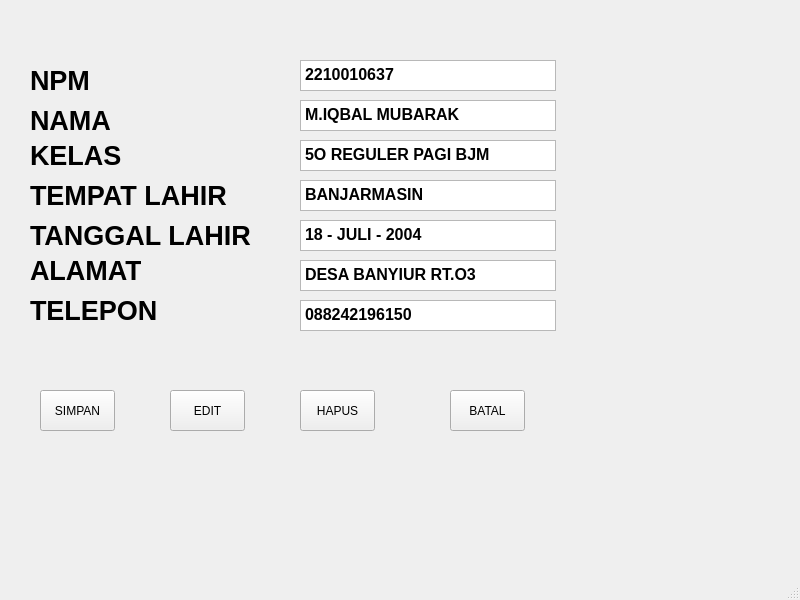
<?xml version="1.0" encoding="UTF-8"?>
<ui version="4.0">
 <class>MainWindow</class>
 <widget class="QMainWindow" name="MainWindow">
  <property name="geometry">
   <rect>
    <x>0</x>
    <y>0</y>
    <width>800</width>
    <height>600</height>
   </rect>
  </property>
  <property name="windowTitle">
   <string>MainWindow</string>
  </property>
  <widget class="QWidget" name="centralwidget">
   <widget class="QLabel" name="label">
    <property name="geometry">
     <rect>
      <x>30</x>
      <y>70</y>
      <width>61</width>
      <height>21</height>
     </rect>
    </property>
    <property name="font">
     <font>
      <pointsize>20</pointsize>
      <weight>75</weight>
      <bold>true</bold>
     </font>
    </property>
    <property name="text">
     <string>NPM</string>
    </property>
   </widget>
   <widget class="QLabel" name="label_2">
    <property name="geometry">
     <rect>
      <x>30</x>
      <y>110</y>
      <width>81</width>
      <height>21</height>
     </rect>
    </property>
    <property name="font">
     <font>
      <pointsize>20</pointsize>
      <weight>75</weight>
      <bold>true</bold>
     </font>
    </property>
    <property name="text">
     <string>NAMA</string>
    </property>
   </widget>
   <widget class="QLabel" name="label_3">
    <property name="geometry">
     <rect>
      <x>30</x>
      <y>140</y>
      <width>91</width>
      <height>31</height>
     </rect>
    </property>
    <property name="font">
     <font>
      <pointsize>20</pointsize>
      <weight>75</weight>
      <bold>true</bold>
     </font>
    </property>
    <property name="text">
     <string>KELAS</string>
    </property>
   </widget>
   <widget class="QLabel" name="label_4">
    <property name="geometry">
     <rect>
      <x>30</x>
      <y>180</y>
      <width>211</width>
      <height>31</height>
     </rect>
    </property>
    <property name="font">
     <font>
      <pointsize>20</pointsize>
      <weight>75</weight>
      <bold>true</bold>
     </font>
    </property>
    <property name="text">
     <string>TEMPAT LAHIR</string>
    </property>
   </widget>
   <widget class="QLabel" name="label_5">
    <property name="geometry">
     <rect>
      <x>30</x>
      <y>300</y>
      <width>131</width>
      <height>21</height>
     </rect>
    </property>
    <property name="font">
     <font>
      <pointsize>20</pointsize>
      <weight>75</weight>
      <bold>true</bold>
     </font>
    </property>
    <property name="text">
     <string>TELEPON</string>
    </property>
   </widget>
   <widget class="QLabel" name="label_6">
    <property name="geometry">
     <rect>
      <x>30</x>
      <y>260</y>
      <width>111</width>
      <height>21</height>
     </rect>
    </property>
    <property name="font">
     <font>
      <pointsize>20</pointsize>
      <weight>75</weight>
      <bold>true</bold>
     </font>
    </property>
    <property name="text">
     <string>ALAMAT</string>
    </property>
   </widget>
   <widget class="QLabel" name="label_7">
    <property name="geometry">
     <rect>
      <x>30</x>
      <y>220</y>
      <width>231</width>
      <height>31</height>
     </rect>
    </property>
    <property name="font">
     <font>
      <pointsize>20</pointsize>
      <weight>75</weight>
      <bold>true</bold>
     </font>
    </property>
    <property name="text">
     <string>TANGGAL LAHIR</string>
    </property>
   </widget>
   <widget class="QTextBrowser" name="textBrowser">
    <property name="geometry">
     <rect>
      <x>300</x>
      <y>60</y>
      <width>256</width>
      <height>31</height>
     </rect>
    </property>
    <property name="html">
     <string>&lt;!DOCTYPE HTML PUBLIC &quot;-//W3C//DTD HTML 4.0//EN&quot; &quot;http://www.w3.org/TR/REC-html40/strict.dtd&quot;&gt;
&lt;html&gt;&lt;head&gt;&lt;meta name=&quot;qrichtext&quot; content=&quot;1&quot; /&gt;&lt;style type=&quot;text/css&quot;&gt;
p, li { white-space: pre-wrap; }
&lt;/style&gt;&lt;/head&gt;&lt;body style=&quot; font-family:'MS Shell Dlg 2'; font-size:8.25pt; font-weight:400; font-style:normal;&quot;&gt;
&lt;p style=&quot; margin-top:0px; margin-bottom:0px; margin-left:0px; margin-right:0px; -qt-block-indent:0; text-indent:0px;&quot;&gt;&lt;span style=&quot; font-size:12pt; font-weight:600;&quot;&gt;2210010637&lt;/span&gt;&lt;/p&gt;&lt;/body&gt;&lt;/html&gt;</string>
    </property>
   </widget>
   <widget class="QTextBrowser" name="textBrowser_2">
    <property name="geometry">
     <rect>
      <x>300</x>
      <y>100</y>
      <width>256</width>
      <height>31</height>
     </rect>
    </property>
    <property name="html">
     <string>&lt;!DOCTYPE HTML PUBLIC &quot;-//W3C//DTD HTML 4.0//EN&quot; &quot;http://www.w3.org/TR/REC-html40/strict.dtd&quot;&gt;
&lt;html&gt;&lt;head&gt;&lt;meta name=&quot;qrichtext&quot; content=&quot;1&quot; /&gt;&lt;style type=&quot;text/css&quot;&gt;
p, li { white-space: pre-wrap; }
&lt;/style&gt;&lt;/head&gt;&lt;body style=&quot; font-family:'MS Shell Dlg 2'; font-size:8.25pt; font-weight:400; font-style:normal;&quot;&gt;
&lt;p style=&quot; margin-top:0px; margin-bottom:0px; margin-left:0px; margin-right:0px; -qt-block-indent:0; text-indent:0px;&quot;&gt;&lt;span style=&quot; font-size:12pt; font-weight:600;&quot;&gt;M.IQBAL MUBARAK&lt;/span&gt;&lt;/p&gt;&lt;/body&gt;&lt;/html&gt;</string>
    </property>
   </widget>
   <widget class="QTextBrowser" name="textBrowser_3">
    <property name="geometry">
     <rect>
      <x>300</x>
      <y>140</y>
      <width>256</width>
      <height>31</height>
     </rect>
    </property>
    <property name="html">
     <string>&lt;!DOCTYPE HTML PUBLIC &quot;-//W3C//DTD HTML 4.0//EN&quot; &quot;http://www.w3.org/TR/REC-html40/strict.dtd&quot;&gt;
&lt;html&gt;&lt;head&gt;&lt;meta name=&quot;qrichtext&quot; content=&quot;1&quot; /&gt;&lt;style type=&quot;text/css&quot;&gt;
p, li { white-space: pre-wrap; }
&lt;/style&gt;&lt;/head&gt;&lt;body style=&quot; font-family:'MS Shell Dlg 2'; font-size:8.25pt; font-weight:400; font-style:normal;&quot;&gt;
&lt;p style=&quot; margin-top:0px; margin-bottom:0px; margin-left:0px; margin-right:0px; -qt-block-indent:0; text-indent:0px;&quot;&gt;&lt;span style=&quot; font-size:12pt; font-weight:600;&quot;&gt;5O REGULER PAGI BJM&lt;/span&gt;&lt;/p&gt;&lt;/body&gt;&lt;/html&gt;</string>
    </property>
   </widget>
   <widget class="QTextBrowser" name="textBrowser_4">
    <property name="geometry">
     <rect>
      <x>300</x>
      <y>180</y>
      <width>256</width>
      <height>31</height>
     </rect>
    </property>
    <property name="html">
     <string>&lt;!DOCTYPE HTML PUBLIC &quot;-//W3C//DTD HTML 4.0//EN&quot; &quot;http://www.w3.org/TR/REC-html40/strict.dtd&quot;&gt;
&lt;html&gt;&lt;head&gt;&lt;meta name=&quot;qrichtext&quot; content=&quot;1&quot; /&gt;&lt;style type=&quot;text/css&quot;&gt;
p, li { white-space: pre-wrap; }
&lt;/style&gt;&lt;/head&gt;&lt;body style=&quot; font-family:'MS Shell Dlg 2'; font-size:8.25pt; font-weight:400; font-style:normal;&quot;&gt;
&lt;p style=&quot; margin-top:0px; margin-bottom:0px; margin-left:0px; margin-right:0px; -qt-block-indent:0; text-indent:0px;&quot;&gt;&lt;span style=&quot; font-size:12pt; font-weight:600;&quot;&gt;BANJARMASIN&lt;/span&gt;&lt;/p&gt;&lt;/body&gt;&lt;/html&gt;</string>
    </property>
   </widget>
   <widget class="QTextBrowser" name="textBrowser_5">
    <property name="geometry">
     <rect>
      <x>300</x>
      <y>220</y>
      <width>256</width>
      <height>31</height>
     </rect>
    </property>
    <property name="html">
     <string>&lt;!DOCTYPE HTML PUBLIC &quot;-//W3C//DTD HTML 4.0//EN&quot; &quot;http://www.w3.org/TR/REC-html40/strict.dtd&quot;&gt;
&lt;html&gt;&lt;head&gt;&lt;meta name=&quot;qrichtext&quot; content=&quot;1&quot; /&gt;&lt;style type=&quot;text/css&quot;&gt;
p, li { white-space: pre-wrap; }
&lt;/style&gt;&lt;/head&gt;&lt;body style=&quot; font-family:'MS Shell Dlg 2'; font-size:8.25pt; font-weight:400; font-style:normal;&quot;&gt;
&lt;p style=&quot; margin-top:0px; margin-bottom:0px; margin-left:0px; margin-right:0px; -qt-block-indent:0; text-indent:0px;&quot;&gt;&lt;span style=&quot; font-size:12pt; font-weight:600;&quot;&gt;18 - JULI - 2004&lt;/span&gt;&lt;/p&gt;&lt;/body&gt;&lt;/html&gt;</string>
    </property>
   </widget>
   <widget class="QTextBrowser" name="textBrowser_6">
    <property name="geometry">
     <rect>
      <x>300</x>
      <y>260</y>
      <width>256</width>
      <height>31</height>
     </rect>
    </property>
    <property name="html">
     <string>&lt;!DOCTYPE HTML PUBLIC &quot;-//W3C//DTD HTML 4.0//EN&quot; &quot;http://www.w3.org/TR/REC-html40/strict.dtd&quot;&gt;
&lt;html&gt;&lt;head&gt;&lt;meta name=&quot;qrichtext&quot; content=&quot;1&quot; /&gt;&lt;style type=&quot;text/css&quot;&gt;
p, li { white-space: pre-wrap; }
&lt;/style&gt;&lt;/head&gt;&lt;body style=&quot; font-family:'MS Shell Dlg 2'; font-size:8.25pt; font-weight:400; font-style:normal;&quot;&gt;
&lt;p style=&quot; margin-top:0px; margin-bottom:0px; margin-left:0px; margin-right:0px; -qt-block-indent:0; text-indent:0px;&quot;&gt;&lt;span style=&quot; font-size:12pt; font-weight:600;&quot;&gt;DESA BANYIUR RT.O3&lt;/span&gt;&lt;/p&gt;&lt;/body&gt;&lt;/html&gt;</string>
    </property>
   </widget>
   <widget class="QTextBrowser" name="textBrowser_7">
    <property name="geometry">
     <rect>
      <x>300</x>
      <y>300</y>
      <width>256</width>
      <height>31</height>
     </rect>
    </property>
    <property name="html">
     <string>&lt;!DOCTYPE HTML PUBLIC &quot;-//W3C//DTD HTML 4.0//EN&quot; &quot;http://www.w3.org/TR/REC-html40/strict.dtd&quot;&gt;
&lt;html&gt;&lt;head&gt;&lt;meta name=&quot;qrichtext&quot; content=&quot;1&quot; /&gt;&lt;style type=&quot;text/css&quot;&gt;
p, li { white-space: pre-wrap; }
&lt;/style&gt;&lt;/head&gt;&lt;body style=&quot; font-family:'MS Shell Dlg 2'; font-size:8.25pt; font-weight:400; font-style:normal;&quot;&gt;
&lt;p style=&quot; margin-top:0px; margin-bottom:0px; margin-left:0px; margin-right:0px; -qt-block-indent:0; text-indent:0px;&quot;&gt;&lt;span style=&quot; font-size:12pt; font-weight:600;&quot;&gt;088242196150&lt;/span&gt;&lt;/p&gt;&lt;/body&gt;&lt;/html&gt;</string>
    </property>
   </widget>
   <widget class="QPushButton" name="pushButton">
    <property name="geometry">
     <rect>
      <x>40</x>
      <y>390</y>
      <width>75</width>
      <height>41</height>
     </rect>
    </property>
    <property name="text">
     <string>SIMPAN</string>
    </property>
   </widget>
   <widget class="QPushButton" name="pushButton_2">
    <property name="geometry">
     <rect>
      <x>170</x>
      <y>390</y>
      <width>75</width>
      <height>41</height>
     </rect>
    </property>
    <property name="text">
     <string>EDIT</string>
    </property>
   </widget>
   <widget class="QPushButton" name="pushButton_3">
    <property name="geometry">
     <rect>
      <x>300</x>
      <y>390</y>
      <width>75</width>
      <height>41</height>
     </rect>
    </property>
    <property name="text">
     <string>HAPUS</string>
    </property>
   </widget>
   <widget class="QPushButton" name="pushButton_4">
    <property name="geometry">
     <rect>
      <x>450</x>
      <y>390</y>
      <width>75</width>
      <height>41</height>
     </rect>
    </property>
    <property name="text">
     <string>BATAL</string>
    </property>
   </widget>
  </widget>
  <widget class="QMenuBar" name="menubar">
   <property name="geometry">
    <rect>
     <x>0</x>
     <y>0</y>
     <width>800</width>
     <height>21</height>
    </rect>
   </property>
  </widget>
  <widget class="QStatusBar" name="statusbar"/>
 </widget>
 <resources/>
 <connections/>
</ui>
